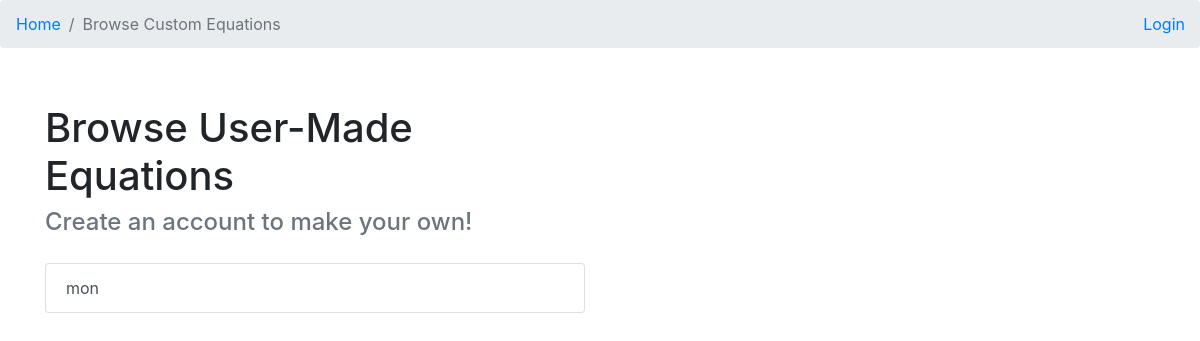
Page /usermade/ on the earlier database version.
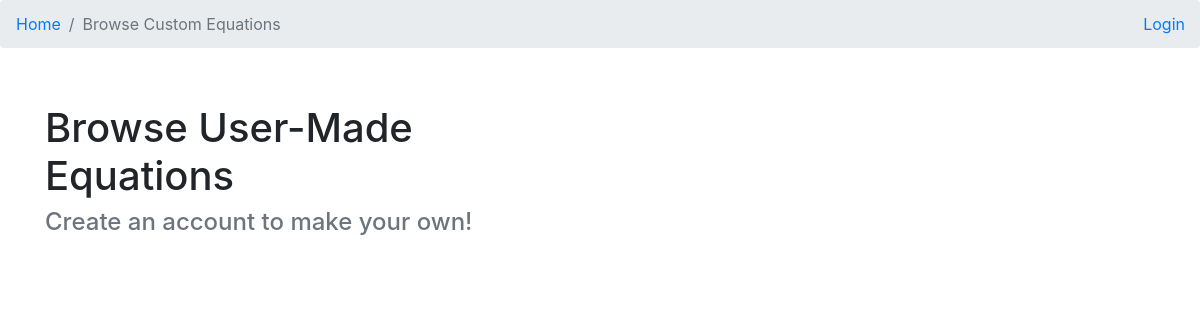
Same page on the later database version.
### tables this page shows
CREATE TABLE equations (
	title text UNIQUE,
	def text UNIQUE,
	user integer
);

### app.py (the view)
@app.route('/usermade/')
def custom_equations():
	cursor = get_db().cursor()
	eq = cursor.execute("SELECT rowid, * FROM equations WHERE user != -1").fetchall()
	return render_template("custom_main.html", equations=eq), 200

### app.py (called while the page is built)
def get_db():
	db = getattr(g, "db", None)
	if db is None:
		db = sqlite3.connect(db_location)
		g.db = db
	return db

@app.teardown_appcontext
def destroy_db_connection(exception):
	db = getattr(g, 'db', None)
	if db is not None:
		db.close()

### templates/custom_main.html (shortened to what this page needs)
{% extends "template.html" %}
{% block breadcrumbs %}
<li class="breadcrumb-item active">Browse Custom Equations</li>
{% endblock %}
{% block content %}
<div class="row" style="margin-top: 5%;">
	<div class="col">
		<h1>Browse User-Made Equations</h1>
		{% if not session.name %}
			<h4 class="text-muted">Create an account to make your own!</h4>
		{% endif %}
		<div class="list-group" style="margin-top: 5%;">
			{% for equation in equations %}
			<a href="/equations/{{ equation[0] }}" class="list-group-item list-group-item-action" onmouseover="changeText('{{ equation[2] }}')">{{ equation[1] }}</a>
			{% endfor %}
		</div>
	</div>
	<div class="col d-flex justify-content-center">
		<table style="height: 100%;">
			<tr>
				<td><h1 class="display-3" id="equation"></h1></td>
			</tr>
		</table>
	</div>
</div>
{% endblock %}

### templates/template.html (shortened to what this page needs)
<!DOCTYPE html>
<html>
	<head>
		<link rel="stylesheet" href="https://stackpath.bootstrapcdn.com/bootstrap/4.1.3/css/bootstrap.min.css">
	</head>
	<body">
		<nav aria-label="breadcrumb">
			<ol class="breadcrumb">
				<li class="breadcrumb-item"><a href="{{ url_for('index') }}">Home</a></li>
				{% block breadcrumbs %}
				{% endblock %}
				<a href="/account/{{ session.name }}" style="position: absolute; right: 15px;">
					{% if session.name %}
						{{ session.name }}
					{% else %}
						Login
					{% endif %}
				</a>
			</ol>
		</nav>
		<div class="container">
			{% block content %}
			{% endblock %}
		</div>
	</body>
</html>

Differences in the rows shown:
removed equations: title "mon"
